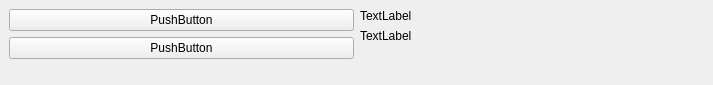
<?xml version="1.0" encoding="UTF-8"?>
<ui version="4.0">
 <class>MainWindow</class>
 <widget class="QMainWindow" name="MainWindow">
  <property name="geometry">
   <rect>
    <x>0</x>
    <y>0</y>
    <width>713</width>
    <height>85</height>
   </rect>
  </property>
  <property name="windowTitle">
   <string>MainWindow</string>
  </property>
  <widget class="QWidget" name="centralwidget">
   <layout class="QHBoxLayout" name="horizontalLayout">
    <item>
     <layout class="QHBoxLayout" name="horizontalLayout_2">
      <item>
       <layout class="QVBoxLayout" name="verticalLayout_3">
        <item>
         <widget class="QPushButton" name="btn1">
          <property name="text">
           <string>PushButton</string>
          </property>
         </widget>
        </item>
        <item>
         <widget class="QPushButton" name="btn2">
          <property name="text">
           <string>PushButton</string>
          </property>
         </widget>
        </item>
        <item>
         <spacer name="verticalSpacer">
          <property name="orientation">
           <enum>Qt::Vertical</enum>
          </property>
          <property name="sizeHint" stdset="0">
           <size>
            <width>20</width>
            <height>40</height>
           </size>
          </property>
         </spacer>
        </item>
       </layout>
      </item>
      <item>
       <layout class="QVBoxLayout" name="verticalLayout_5">
        <item>
         <widget class="QLabel" name="txt1">
          <property name="text">
           <string>TextLabel</string>
          </property>
         </widget>
        </item>
        <item>
         <widget class="QLabel" name="txt2">
          <property name="text">
           <string>TextLabel</string>
          </property>
         </widget>
        </item>
        <item>
         <spacer name="verticalSpacer_2">
          <property name="orientation">
           <enum>Qt::Vertical</enum>
          </property>
          <property name="sizeHint" stdset="0">
           <size>
            <width>20</width>
            <height>40</height>
           </size>
          </property>
         </spacer>
        </item>
       </layout>
      </item>
     </layout>
    </item>
   </layout>
  </widget>
 </widget>
 <resources/>
 <connections/>
</ui>
